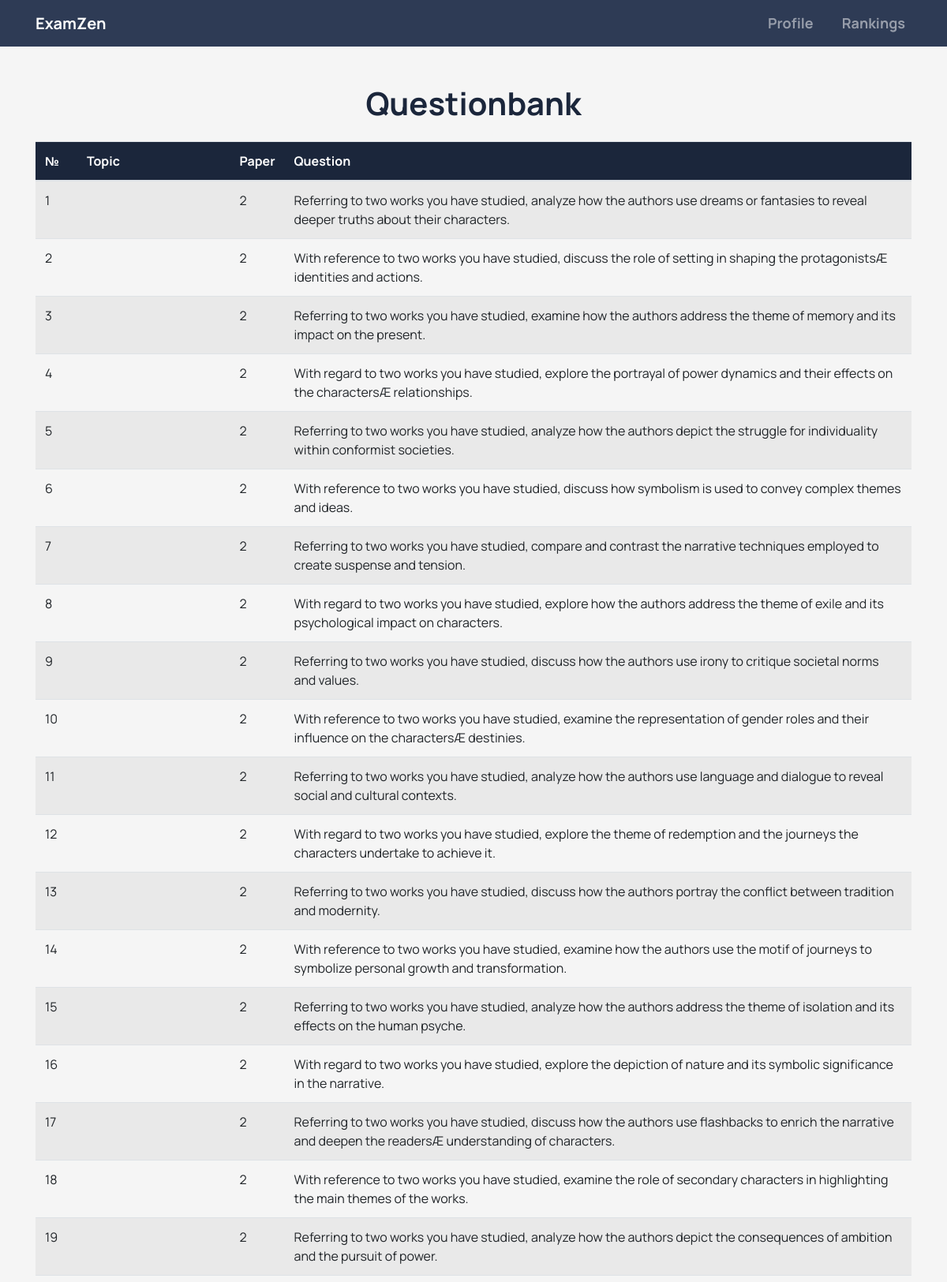
Page /questionbank/ (signed in, upper part) on the committed database.
### main/models.py (models this page shows, shortened)
class Question(models.Model):
    PAPER_CHOICES = [
        ('1', 'Paper 1'),
        ('2', 'Paper 2'),
        ('3', 'Paper 3'),
    ]
    subject = models.ForeignKey(Subject, on_delete=models.CASCADE)
    text = models.TextField()
    answer = models.TextField(blank=True, null=True)
    paper = models.CharField(max_length=1, choices=PAPER_CHOICES)
    choices = models.CharField(max_length=10000, blank=True, null=True)
    topic = models.CharField(max_length=150, blank=True)

### main/views.py (the view)
# urls.py: path('questionbank/', views.questionbank, name='questionbank'),
@login_required
def questionbank(request):
    subject_name = request.GET.get('subject_name', '')
    if subject_name:
        subject = get_object_or_404(Subject, name=subject_name)
        questions = Question.objects.filter(subject=subject)
    else:
        questions = Question.objects.all()  # Handle if no subject_name provided
    return render(request, 'main/questionbank.html', {'questions': questions, 'subject_name': subject_name})

### main/templates/main/questionbank.html (shortened to what this page needs)
{% extends 'main/layout.html' %}
{% block content %}
<!DOCTYPE html>
<html lang="en">
<head>
    <link rel="stylesheet" href="https://maxcdn.bootstrapcdn.com/bootstrap/4.5.2/css/bootstrap.min.css">
</head>
<body>
    <section class="dashboard" style="margin-bottom:100px;">
        <div class="container">
            <h1 class="text-center mt-5 mb-4" style="color: #1B263B; font-weight: 700; font-size: 2.5rem;">{{ subject_name }} Questionbank</h1>
            <div class="table-responsive">
                <table class="table table-striped">
                    <thead>
                        <tr style="background-color: #1B263B; color: white;">
                            <th>№</th>
                            <th>Topic</th>
                            <th>Paper</th>
                            <th>Question</th>
                        </tr>
                    </thead>
                    <tbody>
                        {% for question in questions %}
                        {% if subject_name == "Math" or subject_name == "Physics" %}
                        <tr class="clickable-row" data-href="{% url 'main:question_answer' question.id %}">
                            <td>{{ forloop.counter }}</td>
                            <td>{{ question.topic }}</td>
                            <td>{{ question.paper }}</td>
                            <td>{{ question.text }}</td>
                        </tr>
                        {% else %}
                        <tr>
                            <td>{{ forloop.counter }}</td>
                            <td>{{ question.topic }}</td>
                            <td>{{ question.paper }}</td>
                            <td>{{ question.text }}</td>
                        </tr>
                        {% endif %}
                        {% endfor %}
                    </tbody>
                </table>
            </div>
        </div>
    </section>
</body>
</html>
{% endblock %}

### main/templates/main/layout.html (style rules this page uses)
body { font-family: "Manrope", sans-serif; }

### main/templates/main/questionbank.html (style rules this page uses)
body { font-family: "Manrope", sans-serif; background-color: #f5f5f5; color: #333; flex-direction: column; align-items: center; justify-content: center; height: 100vh; margin: 0; }

### rows in the picture
Question: paper "2", text "Referring to two works you have studied, analyze how the authors use dreams or fantasies to reveal deeper truths about their characters."
Question: paper "2", text "With reference to two works you have studied, discuss the role of setting in shaping the protagonistsÆ identities and actions."
Question: paper "2", text "Referring to two works you have studied, examine how the authors address the theme of memory and its impact on the present."
Question: paper "2", text "With regard to two works you have studied, explore the portrayal of power dynamics and their effects on the charactersÆ relationships."
Question: paper "2", text "Referring to two works you have studied, analyze how the authors depict the struggle for individuality within conformist societies."
Question: paper "2", text "With reference to two works you have studied, discuss how symbolism is used to convey complex themes and ideas."
Question: paper "2", text "Referring to two works you have studied, compare and contrast the narrative techniques employed to create suspense and tension."
Question: paper "2", text "With regard to two works you have studied, explore how the authors address the theme of exile and its psychological impact on characters."
Question: paper "2", text "Referring to two works you have studied, discuss how the authors use irony to critique societal norms and values."
Question: paper "2", text "With reference to two works you have studied, examine the representation of gender roles and their influence on the charactersÆ destinies."
Question: paper "2", text "Referring to two works you have studied, analyze how the authors use language and dialogue to reveal social and cultural contexts."
Question: paper "2", text "With regard to two works you have studied, explore the theme of redemption and the journeys the characters undertake to achieve it."
Question: paper "2", text "Referring to two works you have studied, discuss how the authors portray the conflict between tradition and modernity."
Question: paper "2", text "With reference to two works you have studied, examine how the authors use the motif of journeys to symbolize personal growth and transformation."
Question: paper "2", text "Referring to two works you have studied, analyze how the authors address the theme of isolation and its effects on the human psyche."
Question: paper "2", text "With regard to two works you have studied, explore the depiction of nature and its symbolic significance in the narrative."
Question: paper "2", text "Referring to two works you have studied, discuss how the authors use flashbacks to enrich the narrative and deepen the readersÆ understanding of characters."
Question: paper "2", text "With reference to two works you have studied, examine the role of secondary characters in highlighting the main themes of the works."
Question: paper "2", text "Referring to two works you have studied, analyze how the authors depict the consequences of ambition and the pursuit of power."
